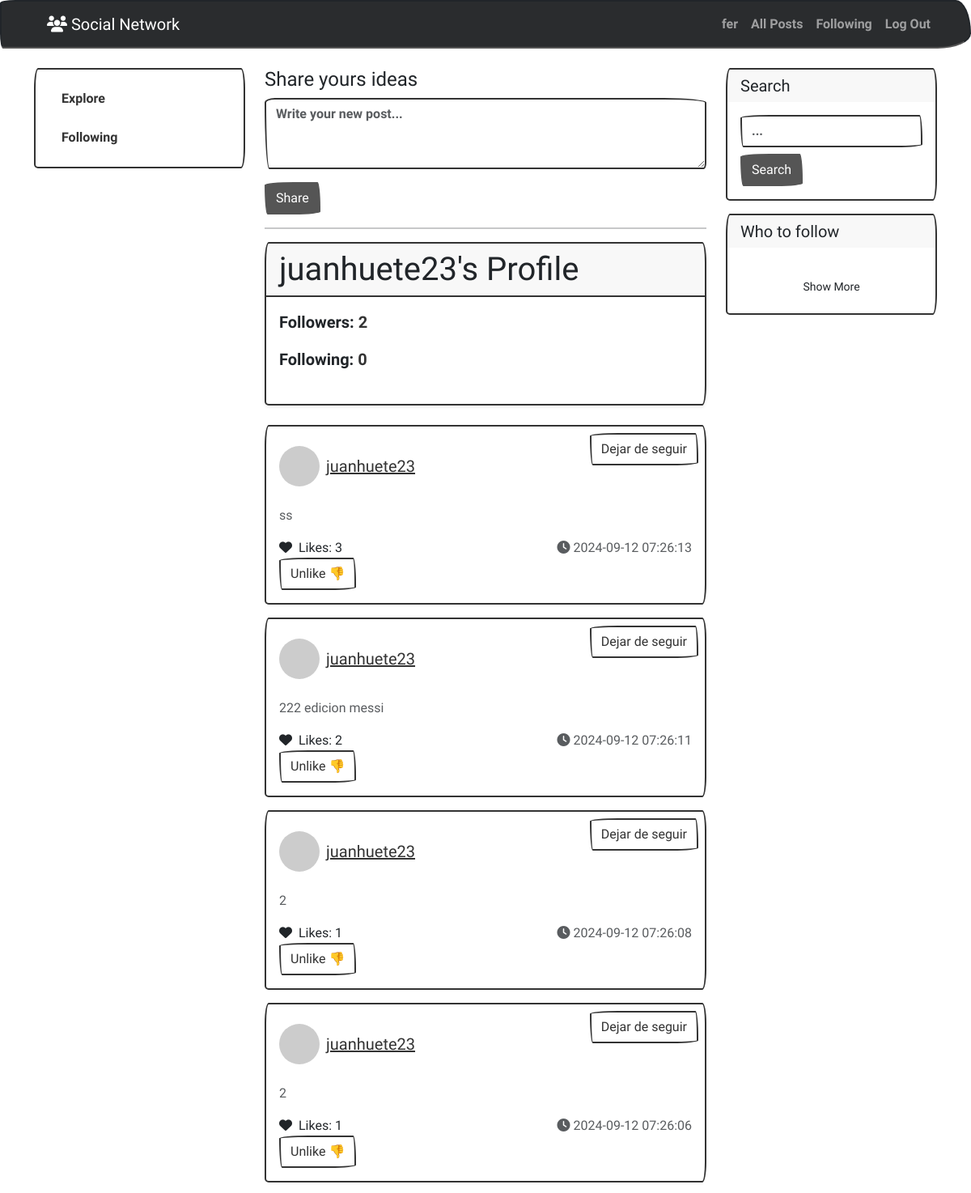
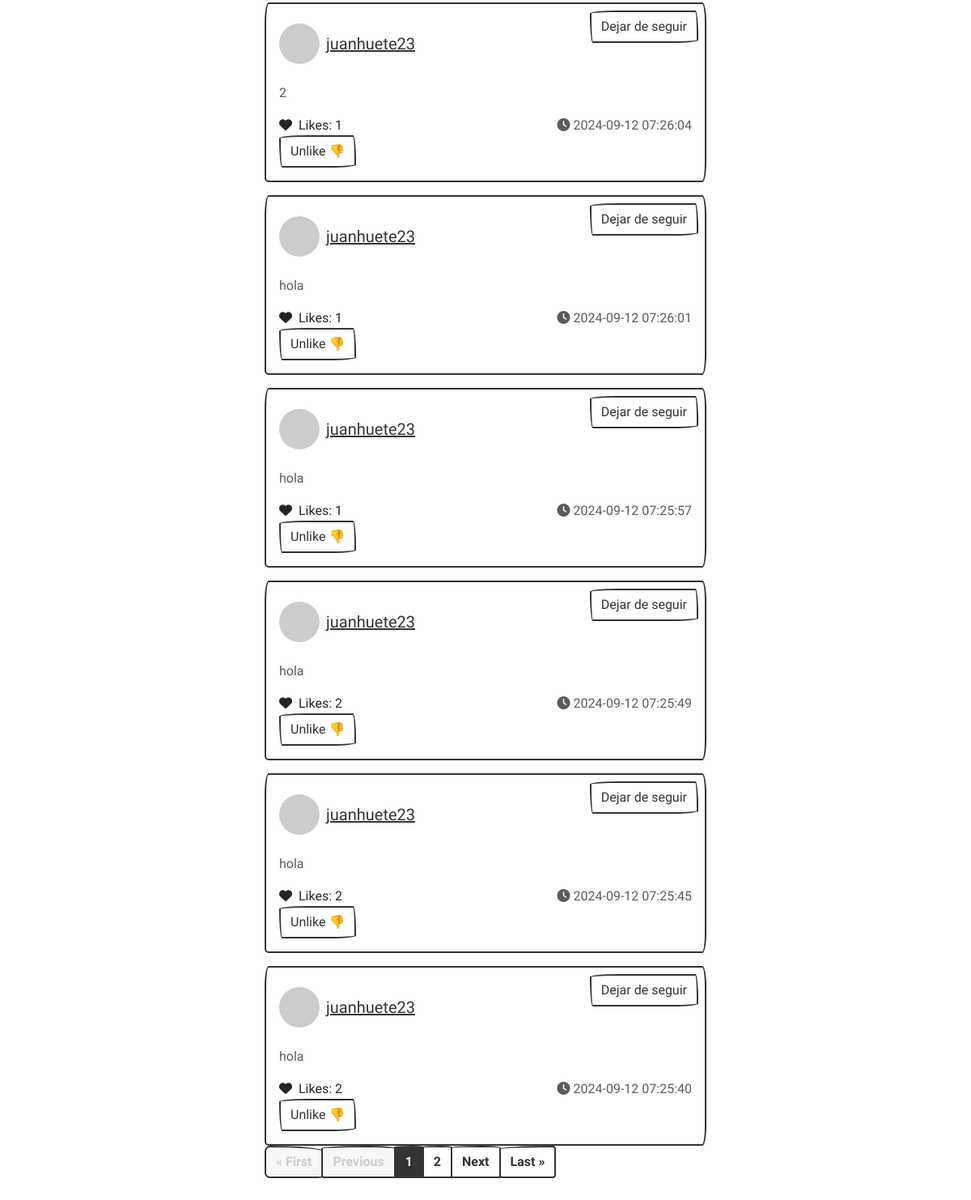
The page /profile/juanhuete23/ (signed in) on the database its author committed (2 pictures, top to bottom).
### network/models.py (models this page shows, shortened)
class User(AbstractUser):
    pass

class Post(models.Model):
    author = models.ForeignKey(User, on_delete=models.CASCADE, related_name="posts")
    content = models.TextField(max_length=500)
    timestamp = models.DateTimeField(auto_now_add=True)
    @property
    def likes_count(self):
        return self.likes.count()
    class Meta:
        ordering = ['-timestamp']

### network/views.py (the view)
# urls.py: path('profile/<str:username>/', views.user_profile, name='user_profile')
def user_profile(request, username):
    user = get_object_or_404(User, username=username)
    following_users = Follow.objects.filter(follower=request.user).values_list('following_id', flat=True)
    posts = Post.objects.filter(author=user).order_by('-timestamp')
    followers_count = Follow.objects.filter(following=user).count()
    following_count = Follow.objects.filter(follower=user).count()
    posts_data = []
    for post in posts:
        posts_data.append({
            "id": post.id,
            "author_id": post.author.id,
            "author": post.author.username,
            "content": post.content,
            "timestamp": post.timestamp.strftime("%Y-%m-%d %H:%M:%S"),
            "likes": post.likes_count,
            'liked': Like.objects.filter(user=request.user, post=post).exists(),
            'following': post.author.id in following_users
        })
    paginator = Paginator(posts_data, 10)  # 10 publicaciones por página
    page_number = request.GET.get('page', 1)
    page_obj = paginator.get_page(page_number)
    is_following = Follow.objects.filter(follower=request.user, following=user).exists()
    context = {
        'user_profile': user,
        'page_obj': page_obj,
        'followers_count': followers_count,
        'following_count': following_count,
        'is_following': is_following
    }
    return render(request, 'network/user_profile.html', context)

### network/context_processors.py (called while the page is built)
def users_not_followed_by_user(request):
    current_user = request.user if request.user.is_authenticated else None
    if current_user:
        followed_users = Follow.objects.filter(follower=current_user).values_list('following', flat=True)
        users_not_followed = User.objects.exclude(id__in=followed_users).exclude(id=current_user.id)
    else:
        users_not_followed = User.objects.all()
    return {'users_not_followed': users_not_followed}

### network/templates/network/user_profile.html (shortened to what this page needs)
{% extends "network/layout.html" %}
{% block body %}
<div class="card mb-4 shadow-sm">
    <div class="card-header">
        <h1 class="mb-0">{{ user_profile.username }}'s Profile</h1>
    </div>
    <div class="card-body">
        <div class="mb-4">
            <p class="fs-5 fw-bold">Followers: <span class="text-primary">{{ followers_count }}</span></p>
            <p class="fs-5 fw-bold">Following: <span class="text-primary">{{ following_count }}</span></p>
        </div>
    </div>
</div>
{% for post in page_obj %}
<div class="mt-3">
    <div class="card position-relative">
        {% if post.author != user.username %}
        <button id="follow-button-{{ post.author_id }}"
                onclick="toggleFollow({{ post.author_id }})"
                class="btn btn-outline-primary position-absolute top-0 end-0 m-2">
            {% if post.following %}
                Dejar de seguir
            {% else %}
                Seguir
            {% endif %}
        </button>
        {% endif %}
        <div class="px-3 pt-4 pb-2">
            <div class="d-flex align-items-center justify-content-between">
                <div class="d-flex align-items-center">
                    <a href="{% url 'user_profile' post.author %}">
                      <img style="width:50px" class="me-2 avatar-sm rounded-circle"
                      src="https://api.dicebear.com/6.x/fun-emoji/svg?seed={{ post.author }}"
                      alt="{{ post.author }} Avatar">
                     </a>
                    <div>
                        <h5 class="card-title mb-0">
                            <a href="{% url 'user_profile' post.author %}">{{ post.author }}</a>
                        </h5>
                    </div>
                </div>
            </div>
        </div>
        <div class="card-body">
            <p class="fs-6 fw-light text-muted">
                {{ post.content }}
            </p>
            <div class="d-flex justify-content-between">
                <div>
                    <a href="#" class="fw-light nav-link fs-6">
                        <span class="fas fa-heart me-1"></span>
                        Likes: <span id="likes-count-{{ post.id }}">{{ post.likes }}</span>
                    </a>
                    {% if user.is_authenticated %}
                    <button onclick="toggleLike({{ post.id }})" id="like-button-{{ post.id }}"
                            class="btn btn-outline-primary">
                        {% if post.liked %}
                        Unlike 👎
                        {% else %}
                        Like 👍
                        {% endif %}
                    </button>
                    {% endif %}
                </div>
                <div>
                    <span class="fs-6 fw-light text-muted">
                        <span class="fas fa-clock"></span> {{ post.timestamp }}
                    </span>
                </div>
            </div>
        </div>
    </div>
</div>
{% endfor %}
<nav aria-label="Page navigation example m-2">
    <ul class="pagination">
      {% if page_obj.has_previous %}
        <li class="page-item">
          <a class="page-link" href="?page=1">&laquo; First</a>
        </li>
        <li class="page-item">
          <a class="page-link" href="?page={{ page_obj.previous_page_number }}">Previous</a>
        </li>
      {% else %}
        <li class="page-item disabled">
          <a class="page-link" tabindex="-1">&laquo; First</a>
        </li>
        <li class="page-item disabled">
          <a class="page-link" tabindex="-1">Previous</a>
        </li>
      {% endif %}
      {% for num in page_obj.paginator.page_range %}
        {% if num == page_obj.number %}
          <li class="page-item active">
            <span class="page-link">{{ num }}</span>
          </li>
        {% else %}
          <li class="page-item">
            <a class="page-link" href="?page={{ num }}">{{ num }}</a>
          </li>
        {% endif %}
      {% endfor %}
      {% if page_obj.has_next %}
        <li class="page-item">
          <a class="page-link" href="?page={{ page_obj.next_page_number }}">Next</a>
        </li>
        <li class="page-item">
          <a class="page-link" href="?page={{ page_obj.paginator.num_pages }}">Last &raquo;</a>
        </li>
      {% endif %}
    </ul>
  </nav>
{% endblock %}

### network/templates/network/layout.html (shortened to what this page needs)
{% load static %}
<!DOCTYPE html>
<html lang="en">
<head>
    <link href="https://bootswatch.com/5/sketchy/bootstrap.min.css" rel="stylesheet">
    <link rel="stylesheet" href="https://cdnjs.cloudflare.com/ajax/libs/font-awesome/6.4.0/css/all.min.css"
 />
</head>
<body>
    <nav class="navbar navbar-expand-lg bg-dark border-bottom border-bottom-dark ticky-top bg-body-tertiary"
        data-bs-theme="dark">
        <div class="container">
            <a class="navbar-brand fw-light" href="/">
                <a class="navbar-brand fw-light" href="/"><span class="fas fa-users"></span>
                    Social Network</a>
            </a>
            <div class="collapse navbar-collapse justify-content-end" id="navbarNav">
                <ul class="navbar-nav">
                    {% if user.is_authenticated %}
                    <li class="nav-item">
                        <a class="nav-link {% if request.path == '/' %}active{% endif %}" href="#"><strong>{{ user.username }}</strong></a>
                    </li>
                    {% endif %}
                    <li class="nav-item">
                        <a class="nav-link {% if request.path == '/' %}active{% endif %}" href="{% url 'index' %}">All Posts</a>
                    </li>
                    {% if user.is_authenticated %}
                    <li class="nav-item">
                        <a class="nav-link {% if '/following-posts/' in request.path %}active{% endif %}" href="{% url 'following_posts' %}">Following</a>
                    </li>
                    <li class="nav-item">
                        <a class="nav-link" href="{% url 'logout' %}">Log Out</a>
                    </li>
                    {% endif %}
                </ul>
            </div>
        </div>
    </nav>
    <main class="container py-4">
        <div class="row">
            <div class="col-3">
                <div class="card overflow-hidden">
                    <div class="card-body pt-3">
                        <ul class="nav nav-pills flex-column fw-bold gap-2">
                            <li class="nav-item">
                                <a class="nav-link {% if request.path == '/' %} active{% endif %}"
                                    href="{% url 'index' %}">
                                    <span>Explore</span>
                                </a>
                            </li>
                            <li class="nav-item">
                                <a class="nav-link {% if '/following-posts/' in request.path %}active{% endif %}" href="{% url 'following_posts' %}">Following</a>
                            </li>
                        </ul>
                    </div>
                </div>
            </div>
            <div class="col-6">
                <h4> Share yours ideas </h4>
                <div class="row" id="new-post">
                    <div class="mb-3">
                        <textarea class="form-control" id="new-post-content" rows="3"
                            placeholder="Write your new post..."></textarea>
                    </div>
                    <div class="">
                        <button class="btn btn-dark" id="submit-post"> Share </button>
                    </div>
                </div>
                <hr>
                {% block body %}
                {% endblock %}
            </div>
            <div class="col-3">
                <div class="card">
                    <div class="card-header pb-0 border-0">
                        <h5 class="">Search</h5>
                    </div>
                    <div class="card-body">
                        <input placeholder="...
                        " class="form-control w-100" type="text" id="search">
                        <button class="btn btn-dark mt-2"> Search</button>
                    </div>
                </div>
                <div class="card mt-3">
                    <div class="card-header pb-0 border-0">
                        <h5 class="">Who to follow</h5>
                    </div>
                    <div class="card-body">
                        <div class="d-grid mt-3">
                            <a class="btn btn-sm btn-primary-soft" href="#!">Show More</a>
                        </div>
                    </div>
                </div>
            </div>
        </div>
    </main>
</body>
</html>

### rows shown on the page
User: username "fer"
User: username "juanhuete23", author "juanhuete23" "juanhuete23" "juanhuete23" "juanhuete23" "juanhuete23" "juanhuete23" "juanhuete23" "juanhuete23" "juanhuete23" "juanhuete23"
Post: content "ss"
Post: content "222 edicion messi"
Post: content "hola"
Post: content "hola"
Post: content "hola"
Post: content "hola"
Post: content "hola"

### other values the page prints
{{ followers_count }} "2"
{{ following_count }} "0"
{{ post.likes }} "3" "2" "1" "1" "1" "1" "1" "2" "2" "2"
{{ post.timestamp }} "2024-09-12 07:26:13" "2024-09-12 07:26:11" "2024-09-12 07:26:08" "2024-09-12 07:26:06" "2024-09-12 07:26:04" "2024-09-12 07:26:01" "2024-09-12 07:25:57" "2024-09-12 07:25:49" "2024-09-12 07:25:45" "2024-09-12 07:25:40"
{{ post.content }} "2" "2" "2"
{{ num }} "1"
{{ num }} "2"
